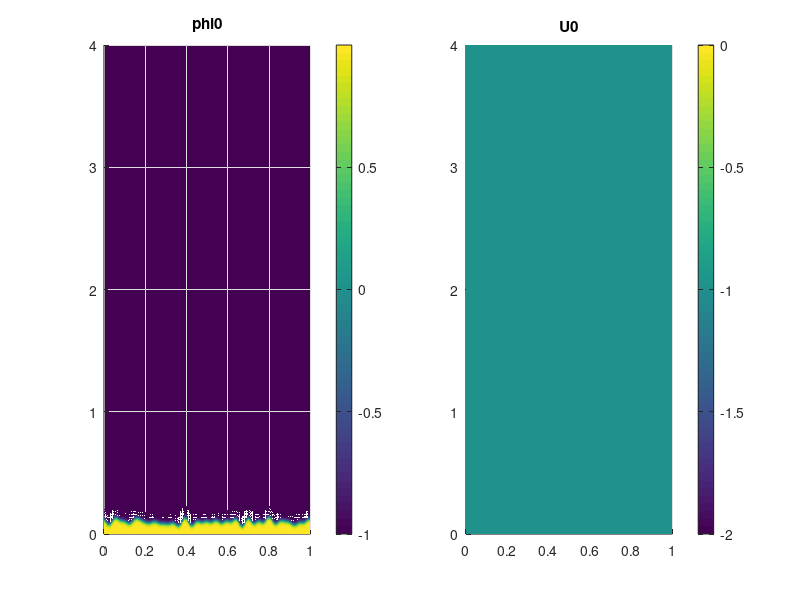
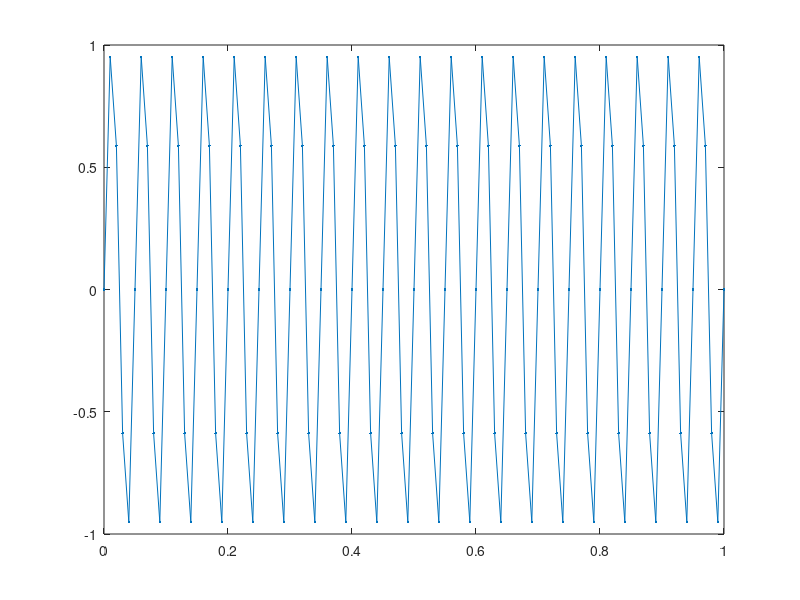

Here is the MATLAB script that generated these plots, in order:
Lx = 1;
Lz = 4;

nx = 100;
nz = 800;

dx = Lx/nx;
dz = Lz/nz;

x = 0:dx:Lx;
z = 0:dz:Lz;

k_max = floor(Lx/ (5 * dx)); % max wavenumber, 12 grid points to resolve the highest wavemode

eta = 1e-2;
A = (2*rand(1,k_max)-1) * eta; % amplitude, draw from [-1,1] * eta
x_c = rand(1,k_max)*Lx; % shift, draw from [0,Lx]

[zz,xx] = meshgrid(z,x);

W0 = 2e-2; % interfacial width
z0 = 1e-1; % level of z-axis

% sinusoidal perturbation
sp = 0; 
for k = 1:k_max
   
    sp = sp + A(k)*sin(2*pi*k/Lx* (xx-x_c(k)) );
    
end

phi0 = -tanh((zz-z0-sp)/W0);

U0 = 0*phi0-1;

figure(1);
subplot(121);
surf(xx,zz,phi0);
shading interp
view(2);
colorbar
title('phi0')
subplot(122)
surf(xx,zz,U0);
shading interp
view(2);
colorbar
title('U0')

figure(2);
% plot(x,sp); hold on
plot(x, sin(2*pi*k_max/Lx*x),'.-');



% print('-dpng','../tex/figures/phi_initial.png')

